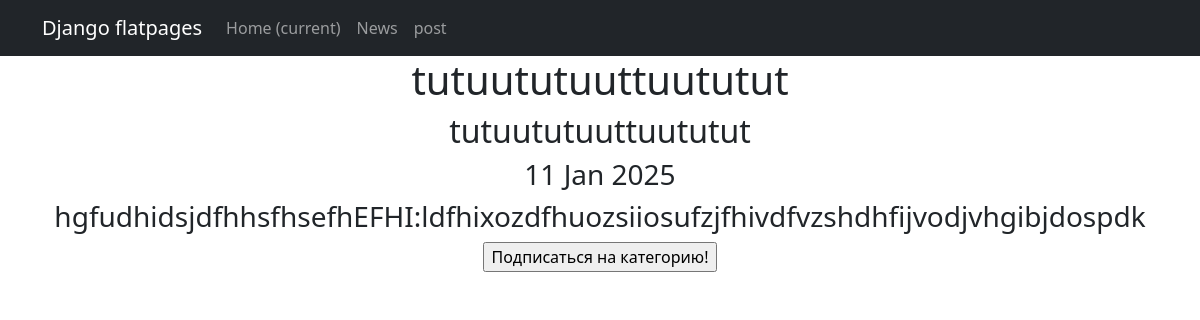
Screenshot of /news/12 with the database file from the repository.
### news/models.py (models this page shows, shortened)
class Post(models.Model):
    time_in = models.DateTimeField(auto_now_add=True, null=True)
    rank_post = models.IntegerField(default=0)
    text_post = models.TextField()
    head = models.CharField(max_length=255)
    position = models.CharField(max_length=2,
                                choices=POSITIONS,
                                default=news)
    author = models.ForeignKey(Author, on_delete=models.CASCADE)
    category = models.ManyToManyField(Category, through='PostCategory')
    def __str__(self):
        return self.head

### news/views.py (the view)
# urls.py: path('<int:pk>', One_news.as_view(), name='news_detail'),
class One_news(DetailView):
    model = Post
    template_name = 'one_news.html'
    context_object_name = 'one_news'

### templates/one_news.html (shortened to what this page needs)
{% extends 'flatpages/default.html' %}
{% block content %}
<h1>{{ one_news }}</h1>
<h2>{{one_news.head}}</h2>
<h3>{{one_news.time_in|date:'d M Y'}}</h3>
<h3>{{one_news.text_post}}</h3>
<form action="" method="post">
    <input type="submit" value="Подписаться на категорию!" />
</form>
{% endblock content %}

### rows the page displays
Post: head "tutuututuuttuututut", time_in "11 Jan 2025", text_post "hgfudhidsjdfhhsfhsefhEFHI:ldfhixozdfhuozsiiosufzjfhivdfvzshdhfijvodjvhgibjdospdk"
